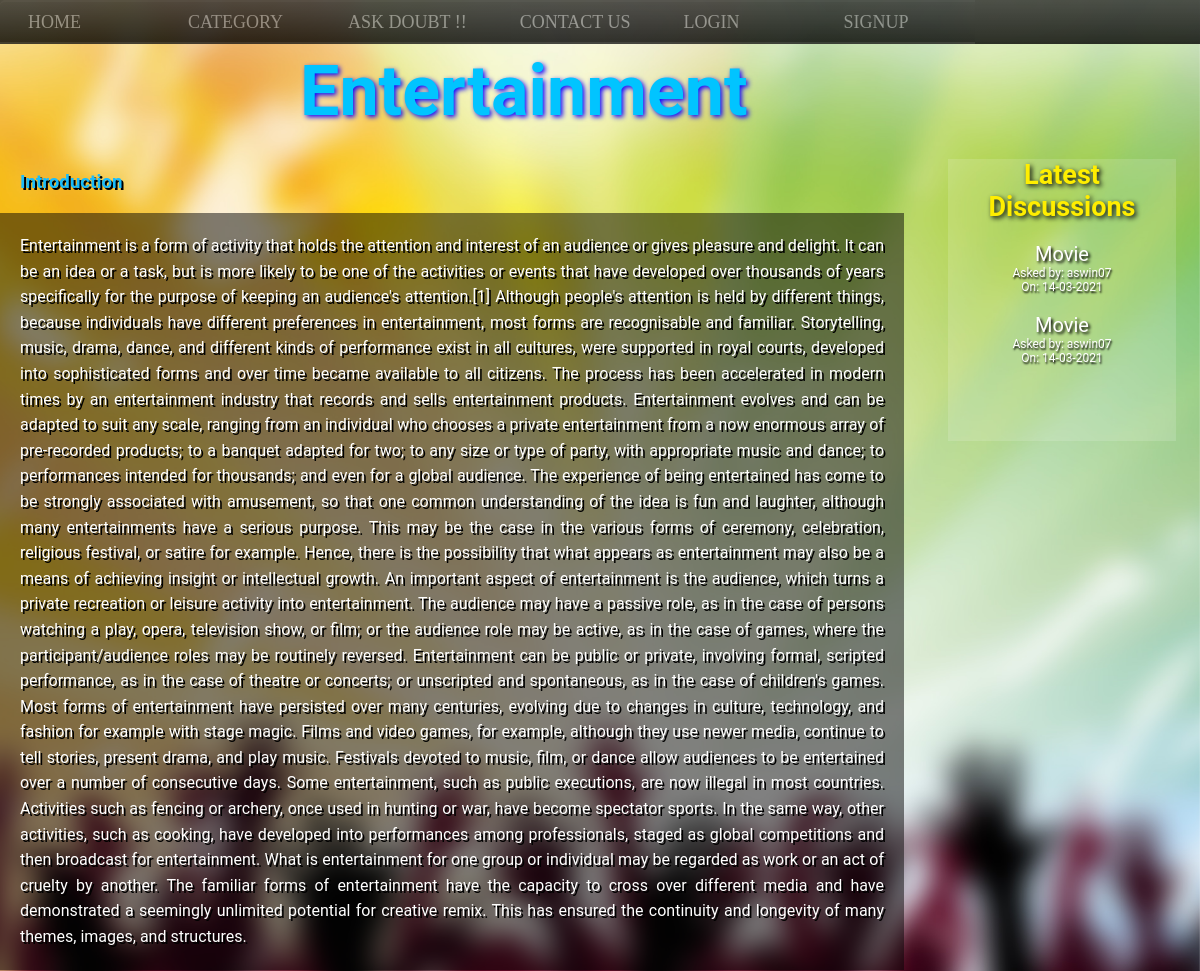
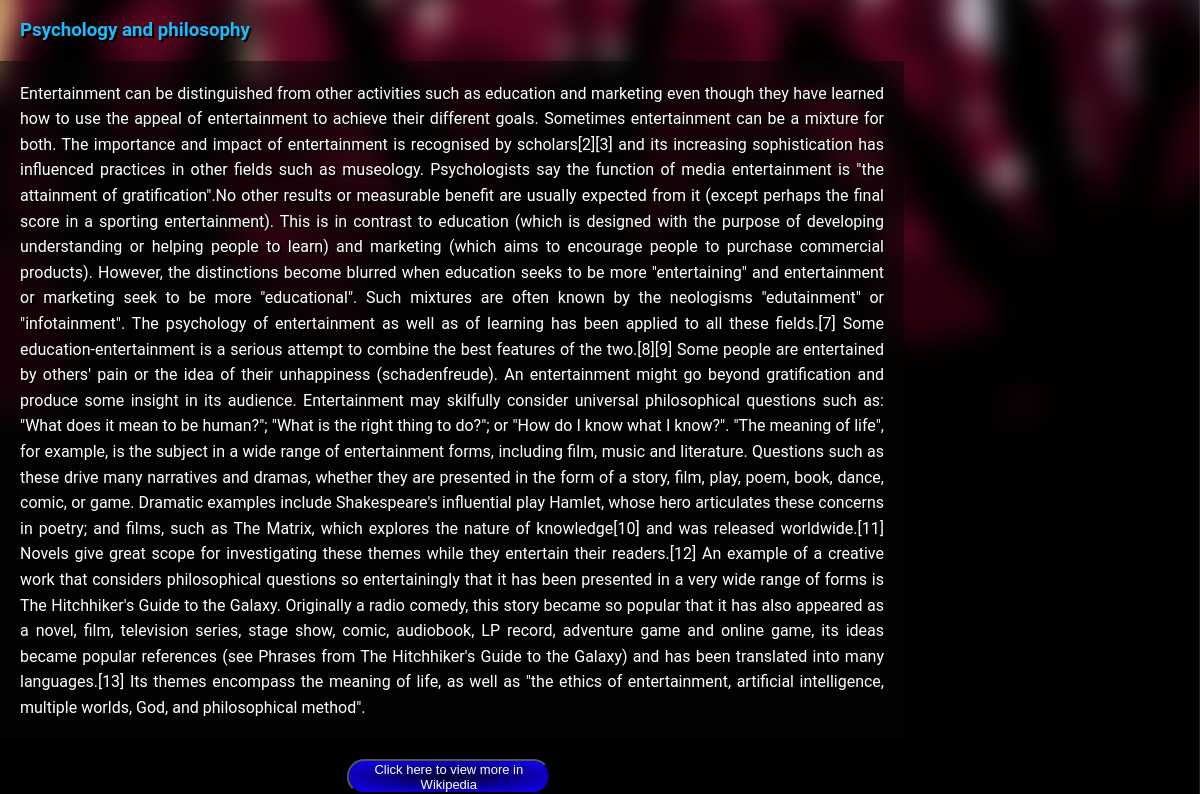
Screenshot of /entertainment.php with the database file from the repository (2 pictures, top to bottom).
### tables this page shows
CREATE TABLE `topics` (
  `topic_id` int(8) NOT NULL,
  `topic_subject` varchar(255) NOT NULL,
  `topic_descr` text NOT NULL,
  `topic_date` datetime NOT NULL,
  `topic_cat` varchar(20) NOT NULL,
  `topic_by` int(8) NOT NULL
);

CREATE TABLE `users` (
  `id` int(8) NOT NULL,
  `name` varchar(30) NOT NULL,
  `username` varchar(20) NOT NULL,
  `gender` varchar(6) NOT NULL,
  `email` varchar(50) NOT NULL,
  `password` varchar(100) NOT NULL,
  `contact` varchar(20) NOT NULL,
  `udate` datetime NOT NULL,
  `user_level` int(2) NOT NULL
);

### entertainment.php (the view, shortened to what this page needs)
<html>
<head>
<link rel="stylesheet" type="text/css" href="css/category.css">
</head>
<body>
<div class="cbg3-img">
<?php
include 'nvgbar.php';
?>
<div class="formstyle">
<h1>Entertainment</h1>
</div><br>
<h3>Introduction</h3>
<p>Entertainment is a form of activity that holds the attention and interest of an audience or gives pleasure and delight. It can be an idea or a task, but is more likely to be one of the activities or events that have developed over thousands of years specifically for the purpose of keeping an audience's attention.[1] Although people's attention is held by different things, because individuals have different preferences in entertainment, most forms are recognisable and familiar. Storytelling, music, drama, dance, and different kinds of performance exist in all cultures, were supported in royal courts, developed into sophisticated forms and over time became available to all citizens. The process has been accelerated in modern times by an entertainment industry that records and sells entertainment products. Entertainment evolves and can be adapted to suit any scale, ranging from an individual who chooses a private entertainment from a now enormous array of pre-recorded products; to a banquet adapted for two; to any size or type of party, with appropriate music and dance; to performances intended for thousands; and even for a global audience.
The experience of being entertained has come to be strongly associated with amusement, so that one common understanding of the idea is fun and laughter, although many entertainments have a serious purpose. This may be the case in the various forms of ceremony, celebration, religious festival, or satire for example. Hence, there is the possibility that what appears as entertainment may also be a means of achieving insight or intellectual growth.
An important aspect of entertainment is the audience, which turns a private recreation or leisure activity into entertainment. The audience may have a passive role, as in the case of persons watching a play, opera, television show, or film; or the audience role may be active, as in the case of games, where the participant/audience roles may be routinely reversed. Entertainment can be public or private, involving formal, scripted performance, as in the case of theatre or concerts; or unscripted and spontaneous, as in the case of children's games. Most forms of entertainment have persisted over many centuries, evolving due to changes in culture, technology, and fashion for example with stage magic. Films and video games, for example, although they use newer media, continue to tell stories, present drama, and play music. Festivals devoted to music, film, or dance allow audiences to be entertained over a number of consecutive days.
Some entertainment, such as public executions, are now illegal in most countries. Activities such as fencing or archery, once used in hunting or war, have become spectator sports. In the same way, other activities, such as cooking, have developed into performances among professionals, staged as global competitions and then broadcast for entertainment. What is entertainment for one group or individual may be regarded as work or an act of cruelty by another.
The familiar forms of entertainment have the capacity to cross over different media and have demonstrated a seemingly unlimited potential for creative remix. This has ensured the continuity and longevity of many themes, images, and structures.</p>
<h3>Psychology and philosophy</h3>
<p>Entertainment can be distinguished from other activities such as education and marketing even though they have learned how to use the appeal of entertainment to achieve their different goals. Sometimes entertainment can be a mixture for both. The importance and impact of entertainment is recognised by scholars[2][3] and its increasing sophistication has influenced practices in other fields such as museology. Psychologists say the function of media entertainment is "the attainment of gratification".No other results or measurable benefit are usually expected from it (except perhaps the final score in a sporting entertainment). This is in contrast to education (which is designed with the purpose of developing understanding or helping people to learn) and marketing (which aims to encourage people to purchase commercial products). However, the distinctions become blurred when education seeks to be more "entertaining" and entertainment or marketing seek to be more "educational". Such mixtures are often known by the neologisms "edutainment" or "infotainment". The psychology of entertainment as well as of learning has been applied to all these fields.[7] Some education-entertainment is a serious attempt to combine the best features of the two.[8][9] Some people are entertained by others' pain or the idea of their unhappiness (schadenfreude).
An entertainment might go beyond gratification and produce some insight in its audience. Entertainment may skilfully consider universal philosophical questions such as: "What does it mean to be human?"; "What is the right thing to do?"; or "How do I know what I know?". "The meaning of life", for example, is the subject in a wide range of entertainment forms, including film, music and literature. Questions such as these drive many narratives and dramas, whether they are presented in the form of a story, film, play, poem, book, dance, comic, or game. Dramatic examples include Shakespeare's influential play Hamlet, whose hero articulates these concerns in poetry; and films, such as The Matrix, which explores the nature of knowledge[10] and was released worldwide.[11] Novels give great scope for investigating these themes while they entertain their readers.[12] An example of a creative work that considers philosophical questions so entertainingly that it has been presented in a very wide range of forms is The Hitchhiker's Guide to the Galaxy. Originally a radio comedy, this story became so popular that it has also appeared as a novel, film, television series, stage show, comic, audiobook, LP record, adventure game and online game, its ideas became popular references (see Phrases from The Hitchhiker's Guide to the Galaxy) and has been translated into many languages.[13] Its themes encompass the meaning of life, as well as "the ethics of entertainment, artificial intelligence, multiple worlds, God, and philosophical method".</p>
<br>
<button id="button">Click here to view more in Wikipedia</button>
<div class="category">
<h2>Latest Discussions</h2><br>
<?php
include "connect.php";
$cat='entertainment';
 $query = mysqli_query($con,"SELECT * FROM topics WHERE topic_cat='$cat' ORDER BY topic_date DESC LIMIT 6");
if(!$query)
{
	echo 'error';
}
else
{
	while($row = mysqli_fetch_assoc($query))
	{
		$by=$row['topic_by'];
		$date=$row['topic_date'];
		$sub=$row['topic_subject'];
		$id=$row['topic_id'];
		echo "<div class='divigr'>";
		echo "<a href='topic.php?posts_topic=$id' style='font-size:20px;color:white;text-shadow:2px 2px 3px black; text-decoration:none;'>$sub</a>";
		$query2 = mysqli_query($con,"SELECT username FROM users WHERE id='$by'");
		while($row2 = mysqli_fetch_assoc($query2))
		{
			$name=$row2['username'];
			echo "<div style='font-size:12px;color:white;text-align:center; text-decoration:none;'>Asked by:  $name <br>On:  ";
			echo date('d-m-Y', strtotime($date));
			echo "</div>";
		}
		echo "</div>";
		echo "<br>";
	}
}
echo "<br><br><br>";
?>
</div>
</div>
</body>
</html>

### css/category.css (style rules this page uses)
body { font-family: 'Roboto', sans-serif; }
.cbg3-img { background-image: url("../images/entertainment.jpg"); height: auto; width: 100%; background-position: center; background-repeat: no-repeat; background-size: cover; background-attachment: fixed; }
p { width: 72%; height: auto; background-image: url("../icons/Sheetb.png"); padding: 20px; line-height: 1.6; color:white; display: block; text-align: justify; text-shadow: 2px 2px #000000; }
h3 { padding: 20px; color:rgb(26, 188, 251); display: block; text-align: left; text-shadow: 2px 2px #000000; }
.formstyle h1 { padding-top: 50px; padding-left: 25%; color: rgb(1, 196, 255); text-shadow: 2px 2px 5px #1100ff; font-size: 70px; text-align: left; }
.category { background-image: url("../icons/Sheet.png"); text-align: center; position: fixed; top: 9%; right: 2%; width: 19%; height: auto; overflow: visible; text-shadow: 1px 2px 2px black; }
h2 { color: rgb(255, 238, 0); text-shadow: 2px 2px 5px #080808; font-size: 27px; text-align: center; }
a:link { color:white; }
#button { transform: translate(170%); background:radial-gradient(rgb(3, 0, 44),rgb(17, 0, 255)); border-radius: 20px; color: white; font-size: 13px; height:35px; width:17%; cursor: pointer; }

### css/nvgbar.css (style rules this page uses)
body { font-family: 'Roboto', sans-serif; }
* { margin-top: 0; margin-bottom: 0; margin-left: 0; margin-right: 0; }

### rows the page displays
topics: topic_subject "Movie", topic_date "14-03-2021"
users: username "aswin07"
topics: topic_subject "Movie", topic_date "14-03-2021"
